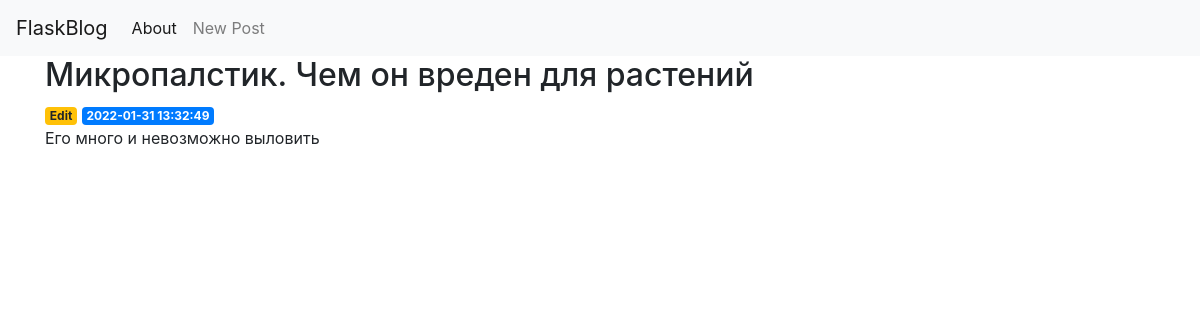
/2, run on the app's committed database.
### tables this page shows
CREATE TABLE posts (
    id INTEGER PRIMARY KEY AUTOINCREMENT,
    created TIMESTAMP NOT NULL DEFAULT CURRENT_TIMESTAMP,
    title TEXT NOT NULL,
    likes INTEGER DEFAULT 0,
    content TEXT NOT NULL
);

### app.py (the view)
@app.route('/<int:post_id>')
def post(post_id):
    post = get_post(post_id)
    if post is None:
        abort(404)
    return render_template('post.html', post=post)

### app.py (called while the page is built)
def get_db_connection():
    conn = sqlite3.connect('database.db')
    conn.row_factory = sqlite3.Row
    return conn

def get_post(post_id):
    conn = get_db_connection()
    post = conn.execute('SELECT * FROM posts WHERE id = ?',
                        (post_id,)).fetchone()
    conn.close()
    return post

### templates/post.html
{% extends 'base.html' %}
{% block content %}
    <h2>{% block title %} {{ post['title'] }} {% endblock %}</h2>
    <a href="{{ url_for('edit', id=post['id']) }}">
            <span class="badge badge-warning">Edit</span>
        </a>
    <span class="badge badge-primary">{{ post['created'] }}</span>
    <p>{{ post['content'] }}</p>
{% endblock %}

### data on the page
posts: title "Микропалстик. Чем он вреден для растений", created "2022-01-31 13:32:49", content "Его много и невозможно выловить"
